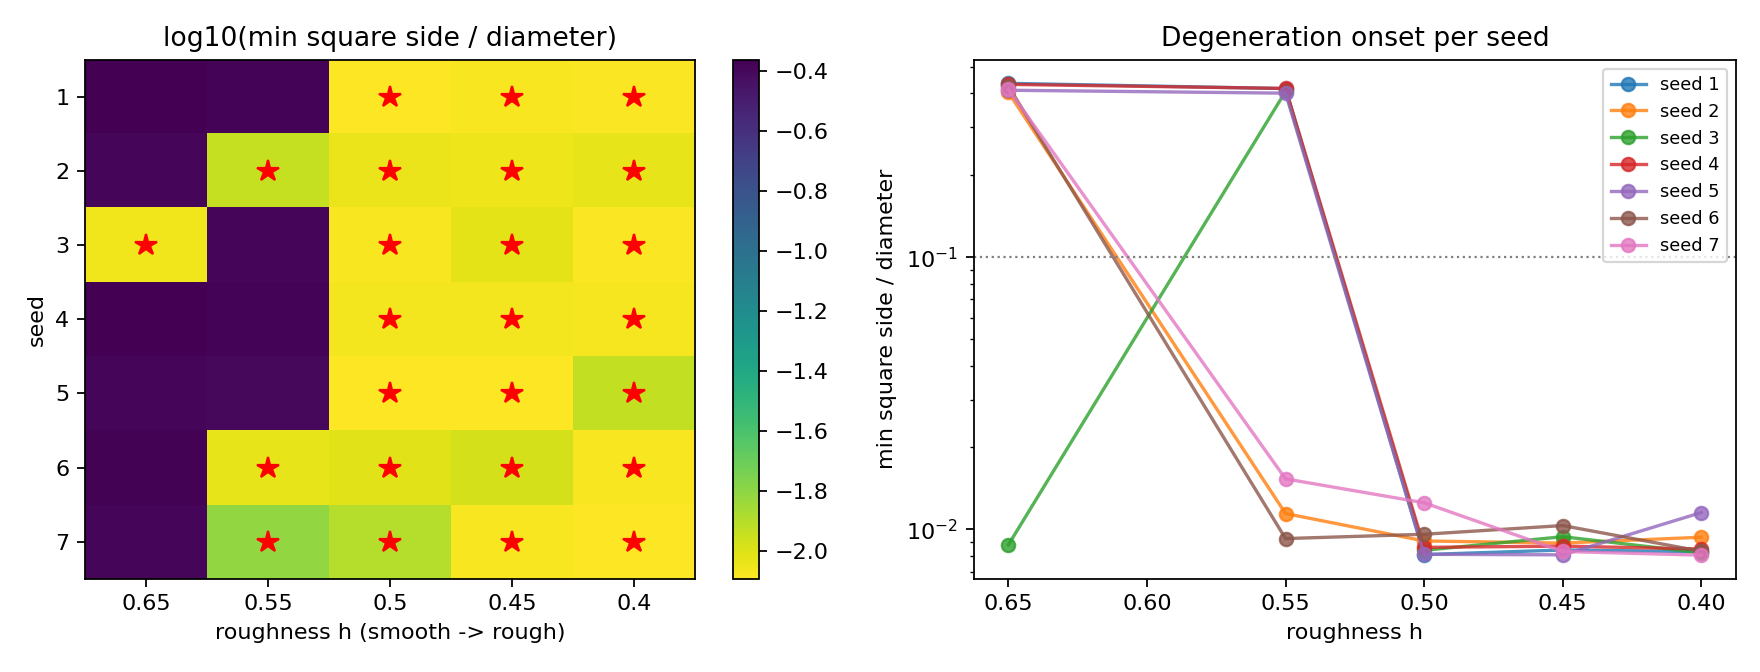

The script that saved this image:
#!/usr/bin/env python3
"""
Seed-robustness experiment for the degeneration onset.

Question: the smallest-inscribed-square collapse appeared near h = 0.5 for
seed 7. Structural, or a seed artifact? (h = 1/2 is Brownian regularity, so
a pinned onset would be interesting.)

Metric per (seed, h): min inscribed-square side / curve diameter.
"Small-square population present" := min_side/diam < 0.1
(the two populations are well separated: big ~0.38-0.46, small <0.08).

Usage:
  python3 -u seed_sweep.py run SEED "0.65,0.55,0.5" seeds.json   # appends
  python3 -u seed_sweep.py summarize seeds.json
"""

import sys
import json
import os
import numpy as np
import matplotlib
matplotlib.use("Agg")
import matplotlib.pyplot as plt

from inscribed_squares import weierstrass_curve, find_squares

SMALL_THRESH = 0.1


def run(seed, hs, out_json):
    rows = []
    if os.path.exists(out_json):
        rows = json.load(open(out_json))
    for h in hs:
        curve = weierstrass_curve(h=h, seed=seed)
        squares = find_squares(curve, n_grid=520, side_floor_rel=0.008, verbose=True)
        sides = np.array([s["side"] for s in squares])
        rows.append(dict(seed=seed, h=h, count=len(squares),
                         min_side=float(sides.min() / curve.diam) if len(sides) else None,
                         med_side=float(np.median(sides) / curve.diam) if len(sides) else None))
        json.dump(rows, open(out_json, "w"))   # checkpoint after every run
    print(f"checkpointed {out_json} ({len(rows)} rows)")


def summarize(json_files, outdir="."):
    rows = []
    for jf in json_files:
        rows.extend(json.load(open(jf)))
    seeds = sorted({r["seed"] for r in rows})
    hs = sorted({r["h"] for r in rows}, reverse=True)
    get = {(r["seed"], r["h"]): r for r in rows}

    print(f"{'seed':>4} | " + " | ".join(f"h={h:<4}" for h in hs) + " | onset h")
    onsets = {}
    M = np.full((len(seeds), len(hs)), np.nan)
    for i, s in enumerate(seeds):
        cells = []
        onset = None
        for j, h in enumerate(hs):          # hs descending: first hit = onset
            r = get.get((s, h))
            if r is None or r["min_side"] is None:
                cells.append("  -   ")
                continue
            M[i, j] = r["min_side"]
            small = r["min_side"] < SMALL_THRESH
            cells.append(f"{r['min_side']:.3f}{'*' if small else ' '}")
            if small and onset is None:
                onset = h
        onsets[s] = onset
        print(f"{s:>4} | " + " | ".join(cells) + f" | {onset}")
    print(f"(* = small-square population present, min_side/diam < {SMALL_THRESH})")

    fig, (ax1, ax2) = plt.subplots(1, 2, figsize=(11, 4.2))
    im = ax1.imshow(np.log10(M), aspect="auto", cmap="viridis_r")
    ax1.set_xticks(range(len(hs)), [str(h) for h in hs])
    ax1.set_yticks(range(len(seeds)), [str(s) for s in seeds])
    ax1.set_xlabel("roughness h (smooth -> rough)")
    ax1.set_ylabel("seed")
    ax1.set_title("log10(min square side / diameter)")
    fig.colorbar(im, ax=ax1)
    for i in range(len(seeds)):
        for j in range(len(hs)):
            if not np.isnan(M[i, j]) and M[i, j] < SMALL_THRESH:
                ax1.plot(j, i, "r*", ms=10)

    for s in seeds:
        hh = [h for h in hs if (s, h) in get and get[(s, h)]["min_side"] is not None]
        vv = [get[(s, h)]["min_side"] for h in hh]
        ax2.semilogy(hh, vv, "o-", label=f"seed {s}", alpha=0.8)
    ax2.axhline(SMALL_THRESH, color="gray", ls=":", lw=1)
    ax2.invert_xaxis()
    ax2.set_xlabel("roughness h")
    ax2.set_ylabel("min square side / diameter")
    ax2.set_title("Degeneration onset per seed")
    ax2.legend(fontsize=8)
    fig.tight_layout()
    path = f"{outdir}/seed_sweep.png"
    fig.savefig(path, dpi=160)
    print(f"wrote {path}")
    print("onsets:", onsets)


if __name__ == "__main__":
    mode = sys.argv[1]
    if mode == "run":
        run(int(sys.argv[2]), [float(x) for x in sys.argv[3].split(",")], sys.argv[4])
    elif mode == "summarize":
        summarize(sys.argv[2].split(","), sys.argv[3] if len(sys.argv) > 3 else ".")
